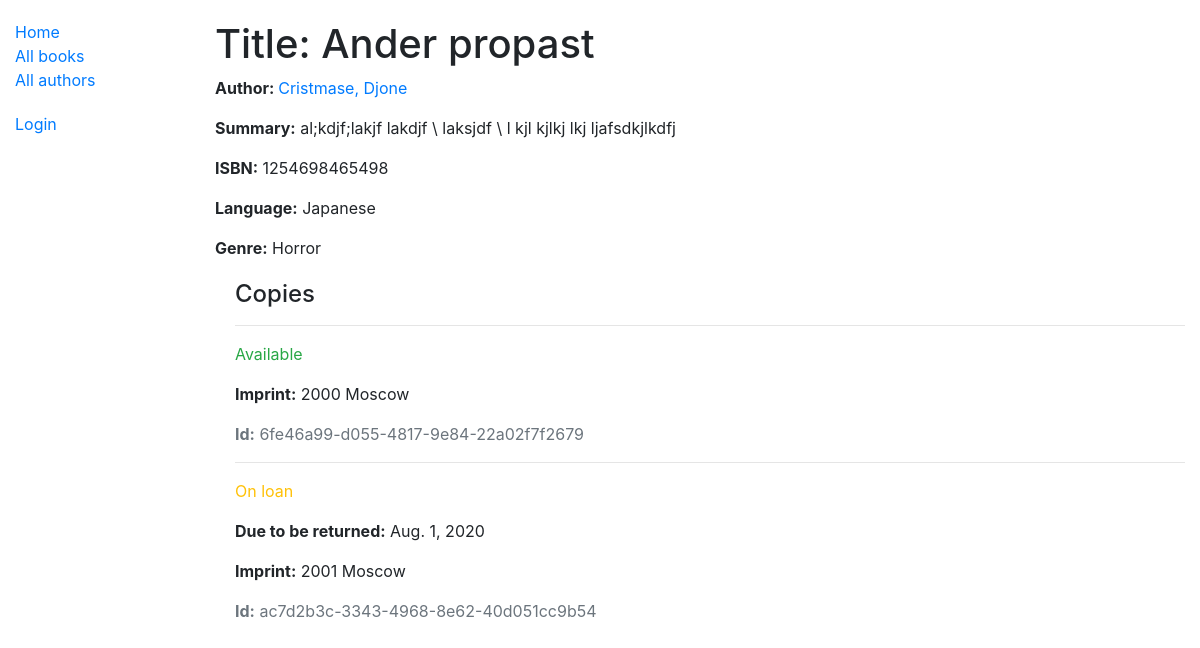
/catalog/book/1, run on the app's committed database.
### catalog/models.py (models this page shows, shortened)
class Book(models.Model):
    title = models.CharField(max_length=200)
    author = models.ForeignKey('Author', on_delete=models.SET_NULL, null=True)
    summary = models.TextField(max_length=1000, help_text='Enter a brief description of the book')
    isbn = models.CharField('ISBN', max_length=13, help_text='13 Character <a href="https://www.isbn-international.org/content/what-isbn">ISBN number</a>')
    genre = models.ManyToManyField(Genre, help_text='Select a genre for this book')
    language = models.ForeignKey('Language', on_delete=models.SET_NULL, null=True)
    def display_genre(self):
        """Create a string for the Genre. This is required to display genre in Admin."""
        return ', '.join(genre.name for genre in self.genre.all())
    display_genre.short_description = 'Genre'

class Author(models.Model):
    first_name = models.CharField(max_length=100)
    last_name = models.CharField(max_length=100)
    date_of_birth = models.DateField(null=True, blank=True)
    date_of_death = models.DateField('died', null=True, blank=True)
    class Meta:
        ordering = ['last_name', 'first_name']
    def get_absolute_url(self):
        return reverse('author-detail', args=[str(self.id)])
    def __str__(self):
        return f'{self.last_name}, {self.first_name}'

class Language(models.Model):
    name = models.CharField(max_length=200,
                            help_text="Enter the book's natural language (e.g. English, French, Japanese etc.)")
    def __str__(self):
        return self.name

class Genre(models.Model):
    name = models.CharField(max_length=200, help_text='Enter a book genre (e.g. Science Fiction)')
    def __str__(self):
        return self.name

class BookInstance(models.Model):
    id = models.UUIDField(primary_key=True, default=uuid.uuid4, help_text='Unique ID for this particular book across whole library')
    book = models.ForeignKey('Book', on_delete=models.SET_NULL, null=True)
    imprint = models.CharField(max_length=200)
    due_back = models.DateField(null=True, blank=True)
    borrower = models.ForeignKey(User, on_delete=models.SET_NULL, null=True, blank=True)
    LOAN_STATUS = (
        ('m', 'Maintenance'),
        ('o', 'On loan'),
        ('a', 'Available'),
        ('r', 'Reserved'),
    )
    status = models.CharField(
        max_length=1,
        choices=LOAN_STATUS,
        blank=True,
        default='m',
        help_text='Book availability',
    )
    class Meta:
        ordering = ['due_back']
        permissions = (("can_mark_returned", "Set book as returned"),)

### catalog/views.py (the view)
# urls.py: path('book/<int:pk>', views.BookDetailView.as_view(), name='book-detail'),
class BookDetailView(generic.DetailView):
    model = Book

### catalog/templates/catalog/book_detail.html
{% extends "base_generic.html" %}
{% block content %}
  <h1>Title: {{ book.title }}</h1>
  <p><strong>Author: </strong><a href="{{ book.author.get_absolute_url }}"> {{ book.author }}</a></p>
  <p><strong>Summary:</strong> {{ book.summary }}</p>
  <p><strong>ISBN:</strong> {{ book.isbn }}</p>
  <p><strong>Language:</strong> {{ book.language }}</p>
  <p><strong>Genre:</strong> {{ book.genre.all|join:", " }}</p>
  <div style="margin-left:20px;margin-top:20px">
    <h4>Copies</h4>
    {% for copy in book.bookinstance_set.all %}
      <hr>
      <p class="{% if copy.status == 'a' %}text-success{% elif copy.status == 'm' %}text-danger{% else %}text-warning{% endif %}">
        {{ copy.get_status_display }}
      </p>
      {% if copy.status != 'a' %}
        <p><strong>Due to be returned:</strong> {{ copy.due_back }}</p>
      {% endif %}
      <p><strong>Imprint:</strong> {{ copy.imprint }}</p>
      <p class="text-muted"><strong>Id:</strong> {{ copy.id }}</p>
    {% endfor %}
  </div>
{% endblock %}

### catalog/static/css/styles.css (style rules this page uses)
h1 { margin-top: 20px; }

### data on the page
Book: title "Ander propast", author "Cristmase, Djone", summary "al;kdjf;lakjf lakdjf \\ laksjdf \\ l kjl kjlkj lkj ljafsdkjlkdfj", isbn "1254698465498", language "Japanese", genre.all "Horror"
BookInstance: status "Available", imprint "2000 Moscow", id "6fe46a99-d055-4817-9e84-22a02f7f2679"
BookInstance: status "On loan", due_back "Aug. 1, 2020", imprint "2001 Moscow", id "ac7d2b3c-3343-4968-8e62-40d051cc9b54"
